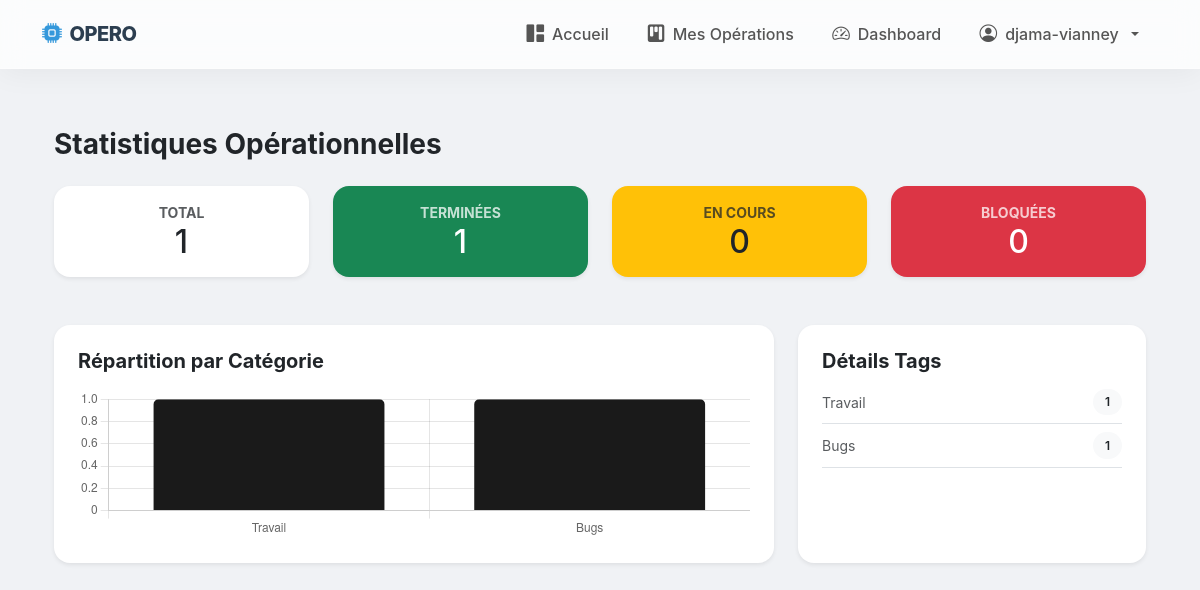
The page /dashboard/ (signed in) on the database its author committed.
### notes/models.py (models this page shows, shortened)
class Tag(models.Model):
    name = models.CharField(max_length=50, unique=True)

### notes/views.py (the view)
# urls.py: path('dashboard/', views.dashboard, name='dashboard'),
@login_required
def dashboard(request):
    user_ops = Operation.objects.filter(user=request.user)
    stats = {
        'total': user_ops.count(),
        'termine': user_ops.filter(status='termine').count(),
        'en_cours': user_ops.filter(status='en_cours').count(),
        'bloque': user_ops.filter(status='bloque').count(),
        'attente': user_ops.filter(status='attente').count(),
    }
    tags_data = Tag.objects.annotate(
        count=Count('operations', filter=Q(operations__user=request.user))
    ).filter(count__gt=0).values('name', 'count')
    return render(request, 'notes/dashboard.html', {
        'stats': stats,
        'tags_data': list(tags_data),
    })

### notes/templates/notes/dashboard.html (shortened to what this page needs)
{% extends 'notes/base.html' %}
{% block content %}
<div class="container mt-5">
    <h3 class="fw-bold mb-4">Statistiques Opérationnelles</h3>
    <div class="row g-4 mb-5">
        <div class="col-md-3">
            <div class="card border-0 shadow-sm p-3 bg-white text-center">
                <div class="text-muted small text-uppercase fw-bold">Total</div>
                <div class="h2 mb-0">{{ stats.total }}</div>
            </div>
        </div>
        <div class="col-md-3">
            <div class="card border-0 shadow-sm p-3 bg-success text-white text-center">
                <div class="small text-uppercase fw-bold opacity-75">Terminées</div>
                <div class="h2 mb-0">{{ stats.termine }}</div>
            </div>
        </div>
        <div class="col-md-3">
            <div class="card border-0 shadow-sm p-3 bg-warning text-dark text-center">
                <div class="small text-uppercase fw-bold opacity-75">En cours</div>
                <div class="h2 mb-0">{{ stats.en_cours }}</div>
            </div>
        </div>
        <div class="col-md-3">
            <div class="card border-0 shadow-sm p-3 bg-danger text-white text-center">
                <div class="small text-uppercase fw-bold opacity-75">Bloquées</div>
                <div class="h2 mb-0">{{ stats.bloque }}</div>
            </div>
        </div>
    </div>
    <div class="row">
        <div class="col-md-8">
            <div class="card border-0 shadow-sm p-4">
                <h5 class="fw-bold mb-3">Répartition par Catégorie</h5>
                <canvas id="chartTags" height="150"></canvas>
            </div>
        </div>
        <div class="col-md-4">
            <div class="card border-0 shadow-sm p-4 h-100">
                <h5 class="fw-bold mb-3">Détails Tags</h5>
                {% for tag in tags_data %}
                <div class="d-flex justify-content-between align-items-center mb-2 pb-2 border-bottom">
                    <span class="small text-muted">{{ tag.name }}</span>
                    <span class="badge bg-light text-dark">{{ tag.count }}</span>
                </div>
                {% endfor %}
            </div>
        </div>
    </div>
</div>
<script>
    const ctx = document.getElementById('chartTags');
    const tagsLabels = {{ tags_data|safe }}.map(t => t.name);
    const tagsValues = {{ tags_data|safe }}.map(t => t.count);
    new Chart(ctx, {
        type: 'bar',
        data: {
            labels: tagsLabels,
            datasets: [{
                label: 'Opérations',
                data: tagsValues,
                backgroundColor: '#1a1a1a',
                borderRadius: 5
            }]
        },
        options: { plugins: { legend: { display: false } } }
    });
</script>
{% endblock %}

### notes/templates/notes/base.html (shortened to what this page needs)
<!DOCTYPE html>
<html lang="fr">
<head>
    <link href="https://cdn.jsdelivr.net/npm/bootstrap@5.3.0/dist/css/bootstrap.min.css" rel="stylesheet">
    <link rel="stylesheet" href="https://cdn.jsdelivr.net/npm/bootstrap-icons@1.11.1/font/bootstrap-icons.css">
    <link href="https://cdn.jsdelivr.net/npm/select2@4.1.0-rc.0/dist/css/select2.min.css" rel="stylesheet" />
</head>
<body>
    <nav class="navbar navbar-expand-lg fixed-top navbar-modern">
        <div class="container">
            <a class="navbar-brand d-flex align-items-center" href="{% url 'index' %}">
                <i class="bi bi-cpu-fill"></i> OPERO
            </a>
            <div class="collapse navbar-collapse" id="navbarNav">
                <ul class="navbar-nav ms-auto">
                    <li class="nav-item">
                        <a class="nav-link" href="{% url 'index' %}">
                            <i class="bi bi-grid-1x2-fill"></i> Accueil
                        </a>
                    </li>
                    {% if user.is_authenticated %}
                    <li class="nav-item">
                        <a class="nav-link" href="{% url 'note_list' %}">
                            <i class="bi bi-kanban-fill"></i> Mes Opérations
                        </a>
                    </li>
                    <li class="nav-item">
                        <a class="nav-link" href="{% url 'dashboard' %}">
                            <i class="bi bi-speedometer2"></i> Dashboard
                        </a>
                    </li>
                    <li class="nav-item dropdown">
                        <a class="nav-link dropdown-toggle" href="#" role="button" data-bs-toggle="dropdown">
                            <i class="bi bi-person-circle"></i> {{ user.username }}
                        </a>
                    </li>
                    {% else %}
                    <li class="nav-item ms-lg-2">
                        <a class="nav-link btn btn-outline-primary px-4 border-0" href="{% url 'login' %}">
                            Connexion
                        </a>
                    </li>
                    {% endif %}
                </ul>
            </div>
        </div>
    </nav>
    <main class="container">
        {% block content %}{% endblock %}
    </main>
</body>
</html>

### notes/templates/notes/base.html (style rules this page uses)
:root { --primary-color: #2c3e50; --accent-color: #3498db; --glass-bg: rgba(255, 255, 255, 0.75); --glass-border: rgba(255, 255, 255, 0.3); }
body { background-color: #f0f2f5; font-family: 'Inter', 'Segoe UI', system-ui, -apple-system, sans-serif; padding-top: 80px; }
.navbar-modern { background: var(--glass-bg) !important; backdrop-filter: blur(12px); -webkit-backdrop-filter: blur(12px); border-bottom: 1px solid var(--glass-border); transition: all 0.4s ease; box-shadow: 0 4px 30px rgba(0, 0, 0, 0.05); }
.navbar-brand { font-weight: 800; letter-spacing: -0.5px; color: var(--primary-color) !important; }
.navbar-brand i { color: var(--accent-color); margin-right: 8px; }
.nav-link { color: #555 !important; font-weight: 500; padding: 0.8rem 1.2rem !important; border-radius: 8px; transition: all 0.2s ease-in-out; display: flex; align-items: center; gap: 8px; }
.nav-link i { font-size: 1.1rem; }
.card { border: none; border-radius: 16px; box-shadow: 0 4px 20px rgba(0, 0, 0, 0.03); transition: transform 0.3s cubic-bezier(0.175, 0.885, 0.32, 1.275); }
.badge { padding: 0.6em 1em; font-weight: 600; border-radius: 50px; }

### rows shown on the page
Tag: name "Travail", count "1"
Tag: name "Bugs", count "1"

### other values the page prints
{{ user.username }} "djama-vianney"
{{ stats.total }} "1"
{{ stats.termine }} "1"
{{ stats.en_cours }} "0"
{{ stats.bloque }} "0"
chart data {{ tags_data|safe }} [{'name': 'Travail', 'count': 1}, {'name': 'Bugs', 'count': 1}]
